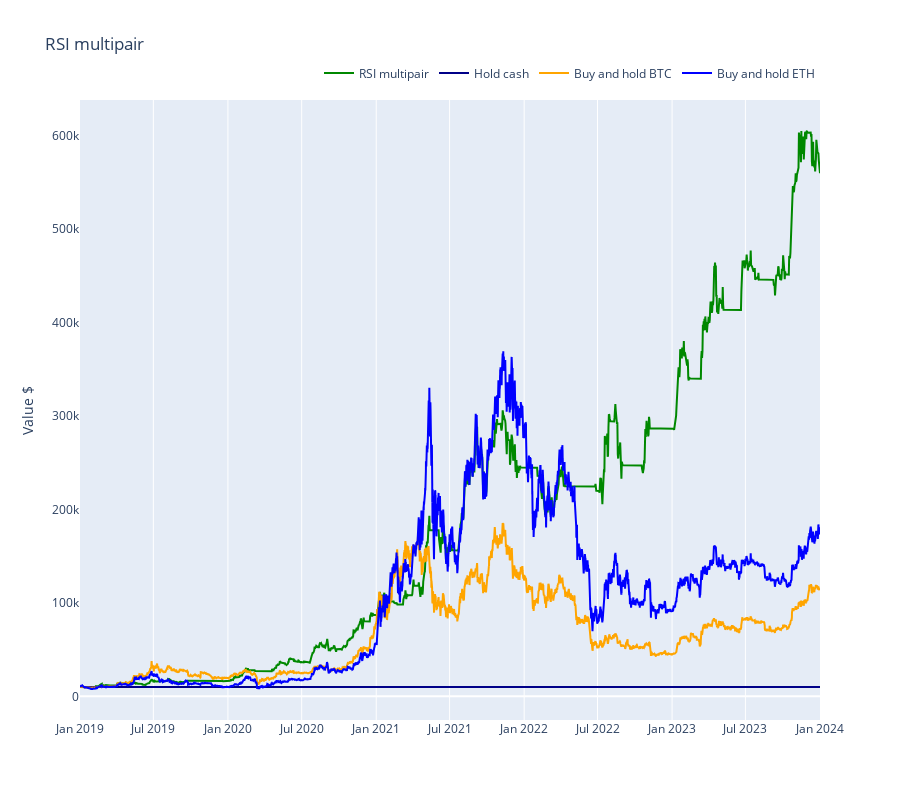

This figure's notebook cell:
### Markdown cell above
# Benchmark

Benchmark against

- Buy and hold BTC
- Buy and hold ETH

### Code cell
from tradeexecutor.visual.benchmark import visualise_benchmark

btc_pair = strategy_universe.data_universe.pairs.get_pair_by_human_description(our_pairs[0])
eth_pair = strategy_universe.data_universe.pairs.get_pair_by_human_description(our_pairs[1])

benchmark_indexes = pd.DataFrame({
    "BTC": strategy_universe.data_universe.candles.get_candles_by_pair(btc_pair)["close"],
    "ETH": strategy_universe.data_universe.candles.get_candles_by_pair(eth_pair)["close"],
})
benchmark_indexes["BTC"].attrs = {"colour": "orange"}
benchmark_indexes["ETH"].attrs = {"colour": "blue"}

fig = visualise_benchmark(
    name=state.name,
    portfolio_statistics=state.stats.portfolio,
    all_cash=state.portfolio.get_initial_deposit(),
    benchmark_indexes=benchmark_indexes,
    height=800
)

fig.show()

### Figure 1 — Plotly figure (JSON) as saved in the notebook; plotly's stock layout.template omitted (floating-point values rounded to 4 significant figures; data arrays with more than 128 entries replaced by an {"elided": "..."} marker saying what was removed)
{"data": [{"line": {"color": "#008800"}, "mode": "lines", "name": "RSI multipair", "x": {"elided": "1828 str values"}, "y": {"elided": "1828 float values"}, "type": "scatter"}, {"line": {"color": "#000088"}, "mode": "lines", "name": "Hold cash", "x": ["2019-01-01T00:00:00", "2024-01-01T00:00:00"], "y": [10000.0, 10000.0], "type": "scatter"}, {"line": {"color": "orange"}, "mode": "lines", "name": "Buy and hold BTC", "x": {"elided": "10952 str values"}, "y": {"elided": "10952 float values"}, "type": "scatter"}, {"line": {"color": "blue"}, "mode": "lines", "name": "Buy and hold ETH", "x": {"elided": "10952 str values"}, "y": {"elided": "10952 float values"}, "type": "scatter"}], "layout": {"title": {"text": "RSI multipair"}, "height": 800, "yaxis": {"title": {"text": "Value $"}, "showgrid": false}, "xaxis": {"rangeslider": {"visible": false}}, "legend": {"orientation": "h", "yanchor": "bottom", "y": 1.02, "xanchor": "right", "x": 1}}}
